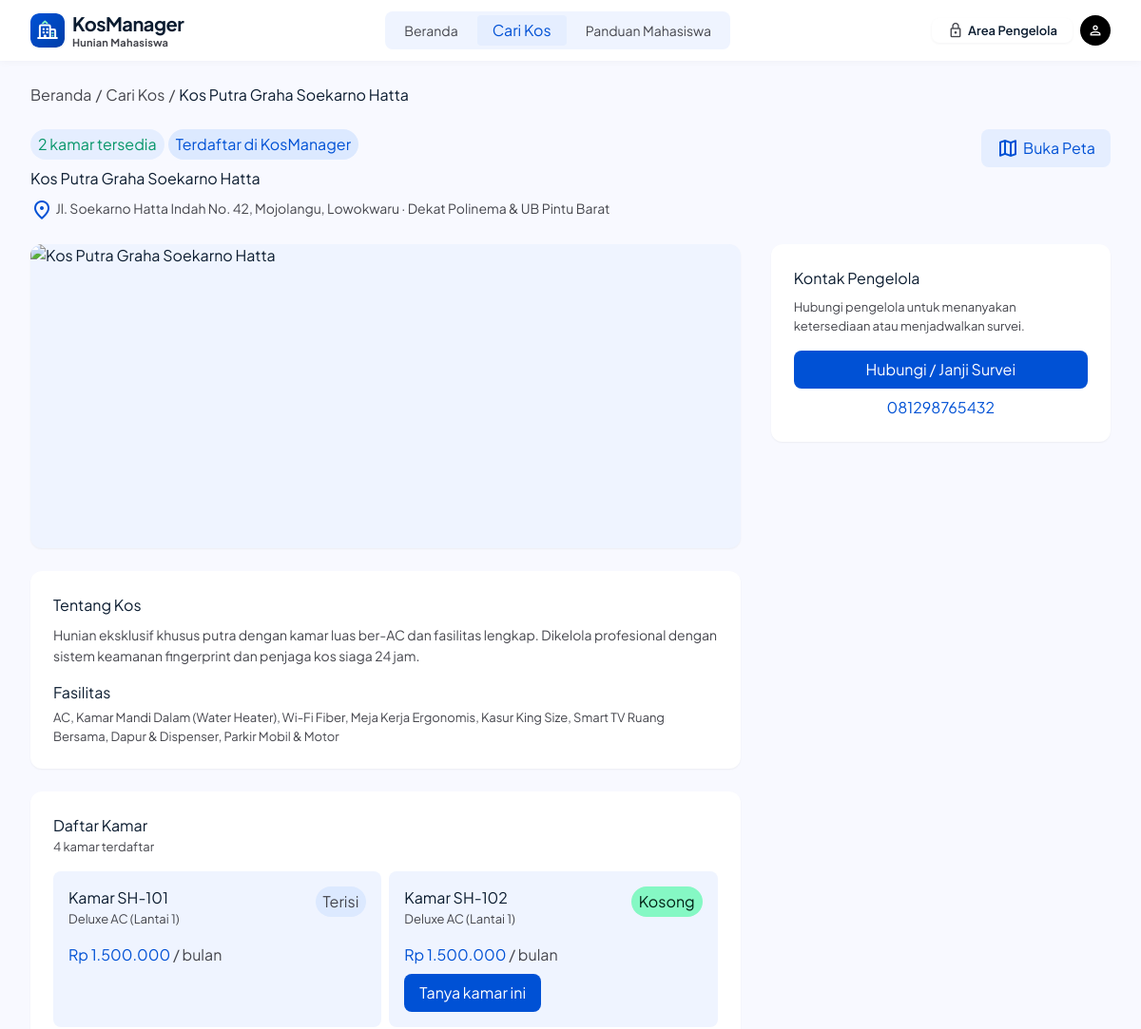
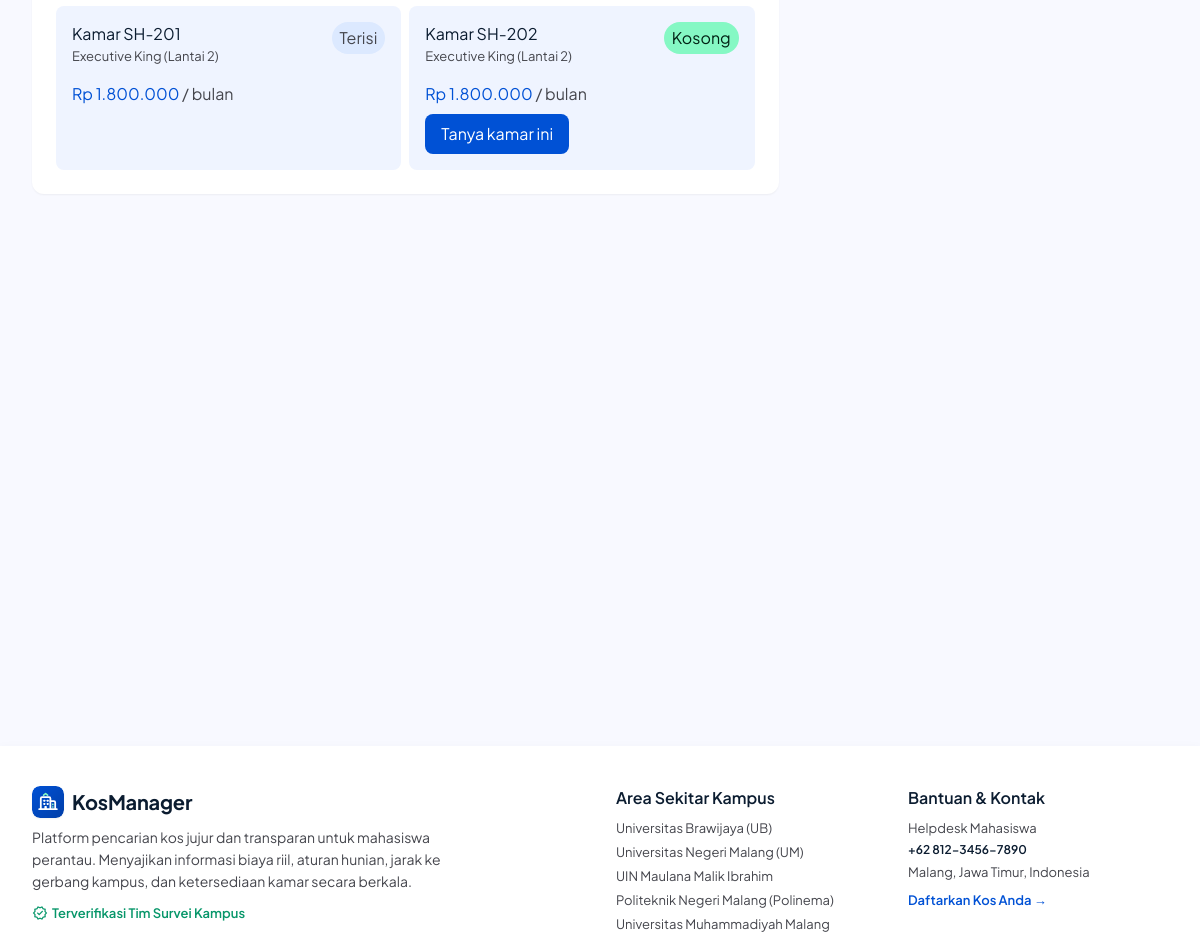
Page /kos/detail?id=2 on the committed database (2 pictures, top to bottom).
### tables this page shows
CREATE TABLE IF NOT EXISTS kos (
    id INT AUTO_INCREMENT PRIMARY KEY,
    nama_kos VARCHAR(150) NOT NULL,
    alamat TEXT NOT NULL,
    lokasi VARCHAR(150) NOT NULL,
    deskripsi TEXT NULL,
    fasilitas TEXT NULL,
    no_hp_pengelola VARCHAR(20) NULL,
    status_publikasi ENUM('draft', 'published') NOT NULL DEFAULT 'draft'
);

CREATE TABLE IF NOT EXISTS kamar (
    id INT AUTO_INCREMENT PRIMARY KEY,
    kos_id INT NOT NULL,
    nomor_kamar VARCHAR(50) NOT NULL,
    tipe VARCHAR(100) NOT NULL,
    harga_bulanan DECIMAL(12, 2) NOT NULL,
    status ENUM('kosong', 'terisi') NOT NULL DEFAULT 'kosong',
    CONSTRAINT fk_kamar_kos
        FOREIGN KEY (kos_id)
        REFERENCES kos(id)
        ON DELETE RESTRICT
        ON UPDATE CASCADE,
    CONSTRAINT unique_nomor_kamar
        UNIQUE (kos_id, nomor_kamar),
    CONSTRAINT chk_kamar_harga_positif
        CHECK (harga_bulanan > 0)
);

### views/public/detail.php (the view, shortened to what the rows shown need)
<!DOCTYPE html>
<html lang="id"><head><meta charset="utf-8"/><meta content="width=device-width, initial-scale=1.0" name="viewport"/><meta content="web_standard" name="shell-type"/>
<script src="https://cdn.tailwindcss.com"></script>
<link rel="stylesheet" href="<?= base_url('/public/assets/css/style.css') ?>"/>
<link rel="stylesheet" href="<?= base_url('/public/assets/css/public.css') ?>"/>
</head><body class="bg-background font-body-md text-on-surface antialiased selection:bg-secondary-fixed selection:text-on-secondary-fixed"><header class="fixed top-0 left-0 right-0 z-50 bg-surface-container-lowest shadow-[0_1px_8px_rgba(0,0,0,0.04)]"><div class="h-16 max-w-[1200px] mx-auto px-margin md:px-margin-md flex items-center justify-between gap-space-md"><div class="flex items-center gap-space-md"><a class="flex items-center gap-space-sm group focus:outline-none"  data-path="beranda" href="<?= base_url('/') ?>"><img alt="KosManager" class="w-9 h-9 rounded-lg object-contain shrink-0 shadow-sm" src="<?= base_url('/public/assets/images/logo.svg') ?>"/><div class="flex flex-col"><span class="font-headline-md text-headline-md tracking-tight text-on-surface leading-none group-hover:text-secondary transition-colors">KosManager</span><span class="font-label-sm text-label-sm text-on-surface-variant leading-none mt-space-xs hidden sm:inline">Hunian Mahasiswa</span></div></a></div><nav class="hidden md:flex items-center gap-space-xs p-space-xs rounded-lg bg-surface-container-low" data-active-classes="bg-surface-container text-secondary font-headline-sm"><a class="px-space-md py-space-xs rounded font-body-md text-body-md text-on-surface-variant hover:text-on-surface hover:bg-surface-container-lowest transition-all" data-path="beranda" href="<?= base_url('/') ?>">Beranda</a><a aria-current="page" class="px-space-md py-space-xs rounded transition-all bg-surface-container text-secondary font-headline-sm" data-path="cari-kos" href="<?= base_url('/kos') ?>">Cari Kos</a><a class="px-space-md py-space-xs rounded font-body-md text-body-md text-on-surface-variant hover:text-on-surface hover:bg-surface-container-lowest transition-all" data-path="panduan-mahasiswa" href="<?= base_url('/#panduan') ?>">Panduan Mahasiswa</a></nav><div class="flex items-center gap-space-sm"><a class="flex items-center gap-space-xs px-space-md py-space-xs rounded-lg bg-surface-container-lowest text-on-surface hover:bg-surface-container hover:text-secondary shadow-[0_1px_3px_rgba(15,23,42,0.05)] transition-all" data-path="area-pengelola" href="<?= base_url('/admin/dashboard') ?>"><span class="material-symbols-outlined text-[18px] text-on-surface-variant">lock</span><span class="font-label-md text-label-md hidden sm:inline">Area Pengelola</span></a><div class="w-8 h-8 rounded-full bg-primary flex items-center justify-center"><span class="material-symbols-outlined text-on-primary text-[18px]">person</span></div></div></div></header><main class="w-full pt-16 bg-surface min-h-[calc(100vh-16rem)]"><div class="flex flex-col w-full">
<?php
$contactRoom = $selectedRoom;
if ($contactRoom === null) {
    foreach ($rooms as $room) {
        if (($room['status'] ?? '') === 'kosong') { $contactRoom = $room; break; }
    }
}
$locationQuery = rawurlencode((string) ($kos['alamat'] ?? $kos['lokasi'] ?? ''));
?>
<div class="w-full max-w-[1200px] mx-auto px-margin md:px-margin-md py-space-lg flex flex-col gap-space-lg">
<nav class="flex items-center gap-space-xs font-body-sm text-on-surface-variant"><a class="hover:text-secondary" href="<?= base_url('/') ?>">Beranda</a><span>/</span><a class="hover:text-secondary" href="<?= base_url('/kos') ?>">Cari Kos</a><span>/</span><span class="text-on-surface"><?= $escape($kos['nama_kos']) ?></span></nav>
<section class="flex flex-col md:flex-row md:items-start justify-between gap-space-md">
<div class="flex flex-col gap-space-sm"><div class="flex flex-wrap gap-space-xs"><span class="px-space-sm py-1 rounded-full bg-surface-container text-on-tertiary-container font-label-sm"><?= (int) ($kos['kamar_kosong'] ?? 0) ?> kamar tersedia</span><span class="px-space-sm py-1 rounded-full bg-surface-container-high text-secondary font-label-sm">Terdaftar di KosManager</span></div>
<h1 class="font-headline-lg text-on-surface"><?= $escape($kos['nama_kos']) ?></h1>
<p class="text-body-md text-on-surface-variant"><span class="material-symbols-outlined text-secondary align-middle">location_on</span> <?= $escape($kos['alamat']) ?><?= $kos['lokasi'] !== '' ? ' &middot; ' . $escape($kos['lokasi']) : '' ?></p>
</div><a class="inline-flex items-center gap-space-xs px-space-md py-space-sm rounded-lg bg-surface-container text-secondary font-label-md" href="https://maps.google.com/?q=<?= $locationQuery ?>" target="_blank" rel="noopener noreferrer"><span class="material-symbols-outlined">map</span>Buka Peta</a>
</section>
<section class="grid grid-cols-1 lg:grid-cols-12 gap-gutter-lg items-start">
<div class="lg:col-span-8 flex flex-col gap-space-lg">
<?php
$placeholderImages = [
    'https://images.unsplash.com/photo-1522708323590-d24dbb6b0267?auto=format&fit=crop&w=1200&q=80',
    'https://images.unsplash.com/photo-1598928506311-c55ded91a20c?auto=format&fit=crop&w=1200&q=80',
    'https://images.unsplash.com/photo-1540518614846-7ede433c4574?auto=format&fit=crop&w=1200&q=80',
    'https://images.unsplash.com/photo-1505693416388-ac5ce068fe85?auto=format&fit=crop&w=1200&q=80',
];
$kosId = (int) ($kos['id'] ?? 1);
$detailImageUrl = !empty($kos['gambar']) ? (string) $kos['gambar'] : $placeholderImages[abs($kosId - 1) % count($placeholderImages)];
?>
<div class="h-64 sm:h-80 rounded-xl bg-surface-container-low overflow-hidden shadow-sm"><img alt="<?= $escape($kos['nama_kos']) ?>" class="w-full h-full object-cover" src="<?= $escape($detailImageUrl) ?>"></div>
<article class="bg-surface-container-lowest p-space-lg rounded-xl shadow-sm"><h2 class="font-headline-md text-on-surface mb-space-sm">Tentang Kos</h2><p class="text-body-md text-on-surface-variant whitespace-pre-line"><?= $escape($kos['deskripsi'] ?? 'Informasi kos belum tersedia.') ?></p>
<?php if (!empty($kos['fasilitas'])): ?><div class="mt-space-md"><h3 class="font-headline-sm text-on-surface mb-space-xs">Fasilitas</h3><p class="text-body-sm text-on-surface-variant"><?= $escape($kos['fasilitas']) ?></p></div><?php endif; ?>
</article>
<section class="bg-surface-container-lowest p-space-lg rounded-xl shadow-sm"><div class="flex items-center justify-between gap-space-sm mb-space-md"><div><h2 class="font-headline-md text-on-surface">Daftar Kamar</h2><p class="text-body-sm text-on-surface-variant"><?= count($rooms) ?> kamar terdaftar</p></div></div>
<?php if ($rooms === []): ?><p class="p-space-md rounded-lg bg-surface-container-low text-on-surface-variant">Belum ada informasi kamar.</p><?php else: ?>
<div class="grid grid-cols-1 md:grid-cols-2 gap-space-sm">
<?php foreach ($rooms as $room): $vacant = ($room['status'] ?? '') === 'kosong'; ?>
<article class="p-space-md rounded-lg bg-surface-container-low <?= $selectedRoom !== null && (int) $selectedRoom['kamar_id'] === (int) $room['id'] ? 'ring-2 ring-secondary' : '' ?>">
<div class="flex items-start justify-between gap-space-sm"><div><h3 class="font-headline-sm text-on-surface">Kamar <?= $escape($room['nomor_kamar']) ?></h3><p class="text-body-sm text-on-surface-variant"><?= $escape($room['tipe']) ?></p></div><span class="px-2 py-1 rounded-full font-label-sm <?= $vacant ? 'bg-tertiary-fixed text-on-tertiary-fixed' : 'bg-surface-container-high text-on-surface-variant' ?>"><?= $vacant ? 'Kosong' : 'Terisi' ?></span></div>
<p class="font-price-display text-secondary mt-space-md">Rp <?= $escape(number_format((float) $room['harga_bulanan'], 0, ',', '.')) ?><span class="font-body-sm text-on-surface-variant"> / bulan</span></p>
<?php if ($vacant): ?><a class="inline-flex mt-space-sm px-space-md py-2 rounded-lg bg-secondary text-on-secondary font-label-md" href="<?= base_url('/kamar/detail?id=' . (int) $room['id'] . '#hubungi') ?>">Tanya kamar ini</a><?php endif; ?>
</article>
<?php endforeach; ?>
</div><?php endif; ?>
</section>
</div>
<aside id="hubungi" class="lg:col-span-4 bg-surface-container-lowest p-space-lg rounded-xl shadow-sm h-fit"><h2 class="font-headline-md text-on-surface">Kontak Pengelola</h2><p class="mt-space-sm text-body-sm text-on-surface-variant">Hubungi pengelola untuk menanyakan ketersediaan atau menjadwalkan survei.</p>
<?php if ($contactRoom !== null && ($contactRoom['status'] ?? $contactRoom['status_kamar'] ?? '') === 'kosong'): ?><button class="mt-space-md w-full py-space-sm px-space-md rounded-lg bg-secondary text-on-secondary font-headline-sm" id="openSurveyModalBtn" type="button">Hubungi / Janji Survei</button><?php else: ?><p class="mt-space-md p-space-sm rounded-lg bg-surface-container-low text-on-surface-variant">Tidak ada kamar kosong saat ini.</p><?php endif; ?>
<?php if (!empty($kos['no_hp_pengelola'])): ?><a class="mt-space-sm block text-center text-secondary hover:underline" href="tel:<?= $escape(preg_replace('/[^0-9+]/', '', (string) $kos['no_hp_pengelola'])) ?>"><?= $escape($kos['no_hp_pengelola']) ?></a><?php endif; ?>
</aside>
</section>
</div>
</main><footer class="w-full bg-surface-container-lowest shadow-[0_-1px_8px_rgba(0,0,0,0.02)] mt-margin-lg"><div class="max-w-[1200px] mx-auto px-margin md:px-margin-md py-space-xl"><div class="grid grid-cols-1 md:grid-cols-4 gap-gutter-lg mb-space-xl"><div class="md:col-span-2 flex flex-col gap-space-sm"><a class="flex items-center gap-space-sm w-fit group focus:outline-none" href="<?= base_url('/') ?>"><img alt="KosManager" class="w-8 h-8 rounded-lg object-contain shrink-0 shadow-sm" src="<?= base_url('/public/assets/images/logo.svg') ?>"/><span class="font-headline-md text-headline-md text-on-surface font-bold group-hover:text-secondary transition-colors">KosManager</span></a><p class="font-body-md text-body-md text-on-surface-variant max-w-md">Platform pencarian kos jujur dan transparan untuk mahasiswa perantau. Menyajikan informasi biaya riil, aturan hunian, jarak ke gerbang kampus, dan ketersediaan kamar secara berkala.</p><div class="flex items-center gap-space-xs text-on-tertiary-container font-label-md text-label-md mt-space-xs"><span class="material-symbols-outlined text-[16px]">verified</span><span>Terverifikasi Tim Survei Kampus</span></div></div><div class="flex flex-col gap-space-sm"><span class="font-headline-sm text-headline-sm text-on-surface">Area Sekitar Kampus</span><ul class="flex flex-col gap-space-xs font-body-sm text-body-sm text-on-surface-variant"><li><a class="hover:text-secondary transition-colors" href="<?= base_url('/kos?q=UB') ?>">Universitas Brawijaya (UB)</a></li><li><a class="hover:text-secondary transition-colors" href="<?= base_url('/kos?q=UM') ?>">Universitas Negeri Malang (UM)</a></li><li><a class="hover:text-secondary transition-colors" href="<?= base_url('/kos?q=UIN') ?>">UIN Maulana Malik Ibrahim</a></li><li><a class="hover:text-secondary transition-colors" href="<?= base_url('/kos?q=Polinema') ?>">Politeknik Negeri Malang (Polinema)</a></li><li><a class="hover:text-secondary transition-colors" href="<?= base_url('/kos?q=Lowokwaru') ?>">Universitas Muhammadiyah Malang</a></li></ul></div><div class="flex flex-col gap-space-sm"><span class="font-headline-sm text-headline-sm text-on-surface">Bantuan &amp; Kontak</span><div class="flex flex-col gap-space-xs font-body-sm text-body-sm text-on-surface-variant"><span>Helpdesk Mahasiswa</span><span class="font-meta-numeric text-meta-numeric text-on-surface font-semibold">+62 812-3456-7890</span><span>Malang, Jawa Timur, Indonesia</span><div class="mt-space-xs"><a class="text-secondary hover:underline font-label-md text-label-md" data-path="area-pengelola" href="<?= base_url('/admin/dashboard') ?>">Daftarkan Kos Anda →</a></div></div></div></div><div class="pt-space-lg flex flex-col sm:flex-row items-center justify-between gap-space-sm"><p class="font-meta-numeric text-meta-numeric text-on-surface-variant">© 2025 KosManager. Dikembangkan untuk mahasiswa perantau Indonesia.</p><div class="flex items-center gap-space-md font-meta-numeric text-meta-numeric text-on-surface-variant"><a class="hover:text-on-surface transition-colors" href="#">Privasi</a><a class="hover:text-on-surface transition-colors" href="#">Syarat Ketentuan</a><a class="hover:text-on-surface transition-colors" href="#">Standar Kelayakan</a></div></div></div></footer><?php include __DIR__ . '/contact.php'; ?>
</body></html>

### rows in the picture
kos: nama_kos "Kos Putra Graha Soekarno Hatta", alamat "Jl. Soekarno Hatta Indah No. 42, Mojolangu, Lowokwaru", lokasi "Dekat Polinema & UB Pintu Barat", deskripsi "Hunian eksklusif khusus putra dengan kamar luas ber-AC dan fasilitas lengkap. Dikelola profesional dengan sistem keamanan fingerprint dan penjaga kos siaga 24 jam.", fasilitas "AC, Kamar Mandi Dalam (Water Heater), Wi-Fi Fiber, Meja Kerja Ergonomis, Kasur King Size, Smart TV Ruang Bersama, Dapur & Dispenser, Parkir Mobil & Motor", no_hp_pengelola "081298765432"
kamar: nomor_kamar "SH-101", tipe "Deluxe AC (Lantai 1)", status "Terisi", harga_bulanan "1.500.000"
kamar: nomor_kamar "SH-102", tipe "Deluxe AC (Lantai 1)", status "Kosong", harga_bulanan "1.500.000"
kamar: nomor_kamar "SH-201", tipe "Executive King (Lantai 2)", status "Terisi", harga_bulanan "1.800.000"
kamar: nomor_kamar "SH-202", tipe "Executive King (Lantai 2)", status "Kosong", harga_bulanan "1.800.000"

### other values in the picture
$kos['kamar_kosong'] "2"
count($rooms) "4"
